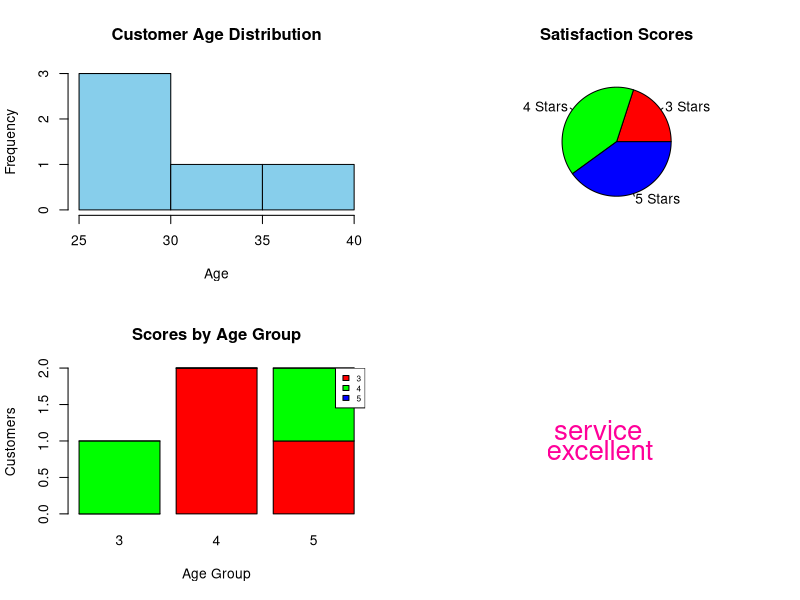

Generate this figure with R:
# ==========================================
# SET 2 : Customer Feedback Analysis
# All Outputs in One View
# ==========================================

library(wordcloud)

# Customer Data
customer_id <- c(1,2,3,4,5)
age <- c(25,30,35,28,40)
satisfaction <- c(4,5,3,4,5)

# Display 4 graphs in one screen
par(mfrow = c(2,2))

# -----------------------------------------
# 1. Histogram
# -----------------------------------------

hist(age,
     col="skyblue",
     main="Customer Age Distribution",
     xlab="Age",
     ylab="Frequency")

# -----------------------------------------
# 2. Pie Chart
# -----------------------------------------

score_count <- table(satisfaction)

pie(score_count,
    labels=paste(names(score_count),"Stars"),
    col=rainbow(length(score_count)),
    main="Satisfaction Scores")

# -----------------------------------------
# 3. Stacked Bar Chart
# -----------------------------------------

age_group <- cut(age,
                 breaks=c(20,30,40,50),
                 labels=c("21-30","31-40","41-50"))

table_data <- table(age_group, satisfaction)

barplot(table_data,
        col=rainbow(ncol(table_data)),
        main="Scores by Age Group",
        xlab="Age Group",
        ylab="Customers")

legend("topright",
       legend=colnames(table_data),
       fill=rainbow(ncol(table_data)),
       cex=0.6)

# -----------------------------------------
# 4. Word Cloud
# -----------------------------------------

feedback <- c(
  "Excellent service",
  "Very satisfied",
  "Friendly staff",
  "Fast delivery",
  "Excellent quality",
  "Good support",
  "Happy customer",
  "Excellent experience",
  "Very good service",
  "Satisfied with service"
)

wordcloud(
  words = feedback,
  random.order = FALSE,
  colors = rainbow(10),
  scale = c(2,0.7)
)

# Restore default layout
par(mfrow = c(1,1))
